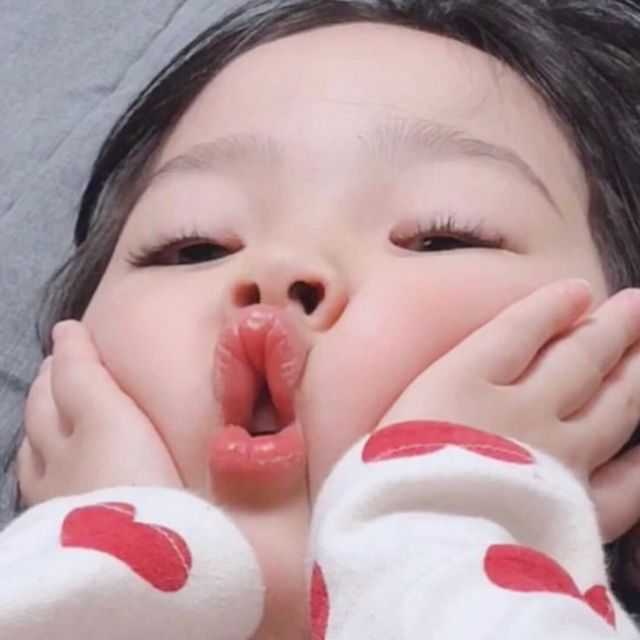
#> input picture image-manipulation/image.jpg, 640 x 640 px
$ jupyter execute image_manipulation.ipynb
#> lines starting #> are read from the running program, lines starting #| are printed output that depends on the picture
[cell 1]
import cv2
import matplotlib.pyplot as plt

[cell 2]
img = cv2.imread('image.jpg')
#> img is the input picture: shape (640, 640, 3); mean B, G, R 156.9, 153.8, 182.6
# 图片形状
print(img.shape)
#| (640, 640, 3)
# 图片数据类型
print(img.dtype)
#| uint8
# 像素总数
print(img.size)
#| 1228800

[cell 3]
face = img[100:500, 100:500]
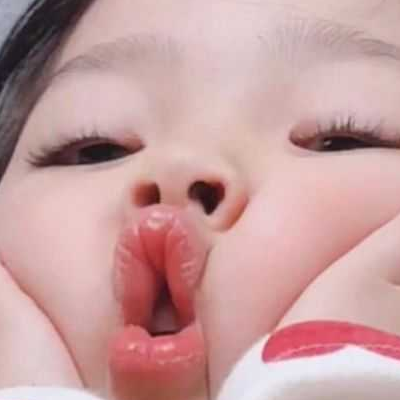
#> face: shape (400, 400, 3); mean B, G, R 159.5, 159.1, 199.7
plt.imshow(face[:,:,[2,1,0]])
plt.show()

[cell 4]
# 通道分割
b, g, r = cv2.split(img)
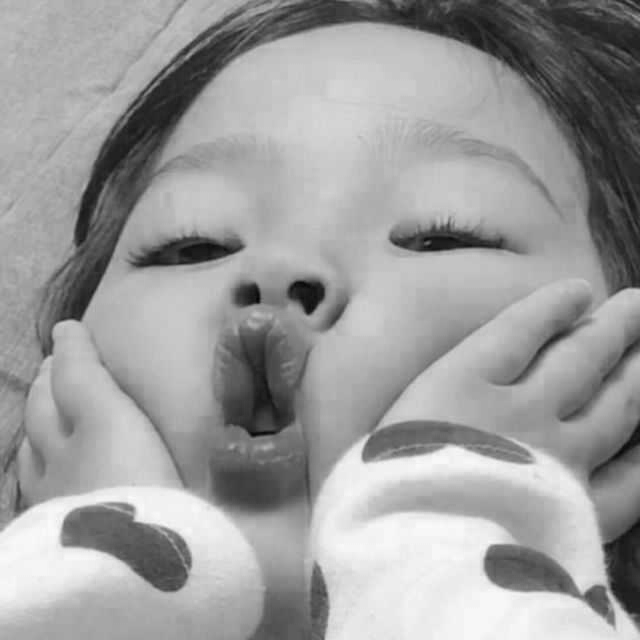
#> b: shape (640, 640); min 3, max 251, mean 156.9
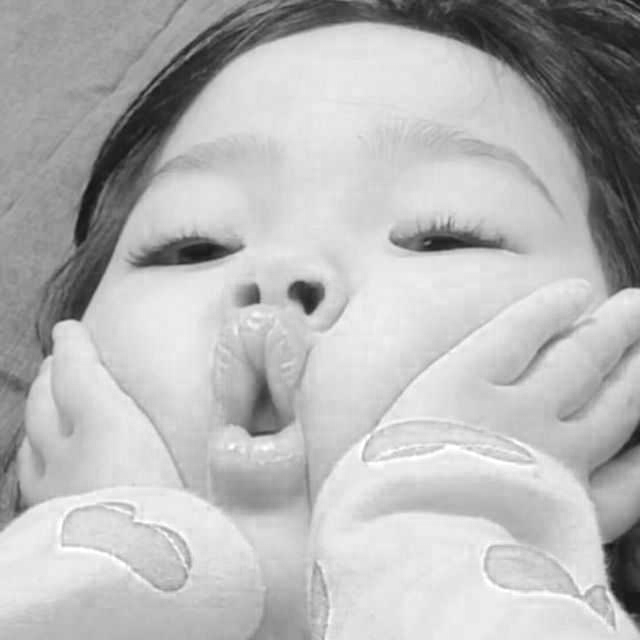
#> r: shape (640, 640); min 20, max 255, mean 182.6
# 通道合并
img = cv2.merge((b, g, r))
plt.imshow(b, 'gray')
plt.show()
plt.imshow(g, 'gray')
plt.show()
plt.imshow(r, 'gray')
plt.show()
plt.imshow(img[:,:,[2,1,0]])
plt.show()
